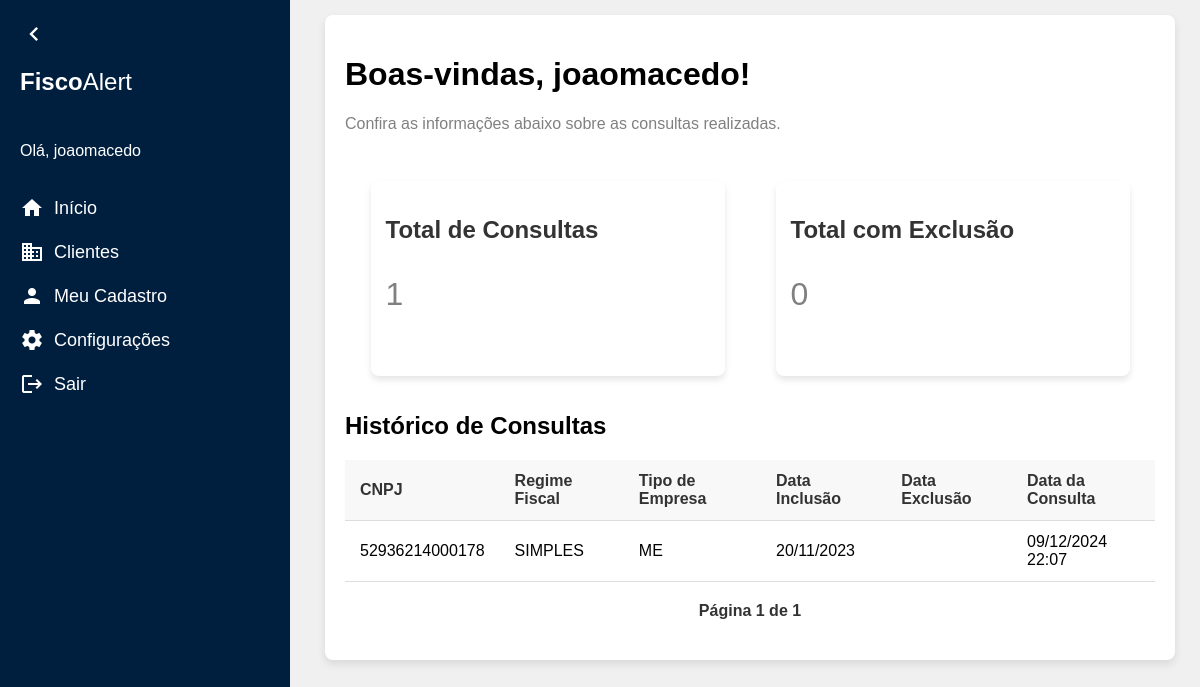
The page / (signed in) on the database its author committed.
### contas/models.py (models this page shows)
class CustomUser(AbstractUser):
        escritorio = models.ForeignKey(
        Escritorio,
        on_delete=models.CASCADE,
        null=True,
        blank=True,
        related_name='usuarios'
    )

### clientes/models.py (models this page shows, shortened)
class ConsultaHistorico(models.Model):
    cnpj = models.CharField(max_length=14, verbose_name="CNPJ", db_index=True)
    regime_fiscal = models.CharField(max_length=100, verbose_name="Regime Fiscal", blank=True, null=True)
    tipo_empresa = models.CharField(max_length=100, verbose_name="Tipo Empresa", blank= True, null= True)
    data_inclusao = models.DateField(blank= True, null= True)
    data_exclusao = models.DateField(blank= True, null= True)
    data_consulta = models.DateTimeField(auto_now_add=True, verbose_name="Data da Consulta")
    escritorio = models.CharField(max_length=100, verbose_name="Escritorio", blank= True, null = True)
    class Meta:
        verbose_name = "Histórico de Consulta"
        verbose_name_plural = "Históricos de Consulta"
        ordering = ['-data_consulta']

### inicio/views.py (the view)
# urls.py: path('', inicio_view, name='inicio'),
@login_required
def inicio_view(request):
    escritorio = request.user.escritorio
    consultas_list = ConsultaHistorico.objects.filter(escritorio=escritorio).order_by('-data_consulta')
    total_consultas = consultas_list.count()
    total_exclusoes = consultas_list.filter(data_exclusao__isnull=False).count()
    paginator = Paginator(consultas_list, 10)
    page_number = request.GET.get('page')
    consultas = paginator.get_page(page_number)
    context = {
        'total_consultas': total_consultas,
        'total_exclusoes': total_exclusoes,
        'consultas': consultas,
    }
    return render(request, 'inicio.html', context)

### configuracoes/context_processors.py (called while the page is built)
def cor_principal(request):
    if request.user.is_authenticated:
        escritorio = request.user.escritorio
        try:
            configuracoes = Configuracoes.objects.get(empresa_config=escritorio)
            cor_principal = configuracoes.cor_principal or "#001f3f"
        except Configuracoes.DoesNotExist:
            cor_principal = "#001f3f"
    else:
        cor_principal = "#001f3f"
    return {
        'cor_principal': cor_principal
    }

### inicio/templates/inicio.html (shortened to what this page needs)
{% extends "base.html" %}
{% block content %}
<div class="content">
    <div class="container">
        <header>
            <h1>Boas-vindas, {{ user.username }}!</h1>
            <p>Confira as informações abaixo sobre as consultas realizadas.</p>
        </header>
        <div class="cards">
            <div class="card">
                <h2>Total de Consultas</h2>
                <p>{{ total_consultas }}</p>
            </div>
            <div class="card">
                <h2>Total com Exclusão</h2>
                <p>{{ total_exclusoes }}</p>
            </div>
        </div>
        <div class="historico">
            <h2>Histórico de Consultas</h2>
            <table>
                <thead>
                    <tr>
                        <th>CNPJ</th>
                        <th>Regime Fiscal</th>
                        <th>Tipo de Empresa</th>
                        <th>Data Inclusão</th>
                        <th>Data Exclusão</th>
                        <th>Data da Consulta</th>
                    </tr>
                </thead>
                <tbody>
                    {% for consulta in consultas %}
                    <tr>
                        <td>{{ consulta.cnpj }}</td>
                        <td>{{ consulta.regime_fiscal }}</td>
                        <td>{{ consulta.tipo_empresa }}</td>
                        <td>{{ consulta.data_inclusao|date:"d/m/Y" }}</td>
                        <td>{{ consulta.data_exclusao|date:"d/m/Y" }}</td>
                        <td>{{ consulta.data_consulta|date:"d/m/Y H:i" }}</td>
                    </tr>
                    {% empty %}
                    <tr>
                        <td colspan="6">Nenhuma consulta encontrada.</td>
                    </tr>
                    {% endfor %}
                </tbody>
            </table>
            <div class="pagination">
                <span class="step-links">
                    <span>Página {{ consultas.number }} de {{ consultas.paginator.num_pages }}</span>
                </span>
            </div>
        </div>
    </div>
    {% endblock %}

### app/templates/base.html (shortened to what this page needs)
<!DOCTYPE html>
<html lang="pt-BR">
<head>
</head>
<body>
    <nav class="sidebar collapsed" id="sidebar">
        <span class="material-icons toggle-btn" onclick="toggleSidebar()">chevron_left</span>
        <span class="logo"><strong>Fisco</strong>Alert</span>
        <div class="menu">
            {% if user.is_authenticated %}
            <p>Olá, {{ user.username }}</p>
            {% endif %}
            <a href="{% url 'inicio' %}">
                <span class="material-icons">home</span>
                <span class="text">Início</span>
            </a>
            <a href="{% url 'clientes' %}">
                <span class="material-icons">business</span>
                <span class="text">Clientes</span>
            </a>
            <a href="{% url 'escritorio_detalhes' %}">
                <span class="material-icons">person</span>
                <span class="text">Meu Cadastro</span>
            </a>
            <a href="{% url 'configuracoes' %}">
                <span class="material-icons">settings</span>
                <span class="text">Configurações</span>
            </a>
            <a href="{% url 'logout' %}">
                <span class="material-icons">logout</span>
                <span class="text">Sair</span>
            </a>
        </div>
    </nav>
    {% block content %}
    {% endblock %}
</body>
</html>

### rows shown on the page
CustomUser: username "joaomacedo"
ConsultaHistorico: cnpj "52936214000178", regime_fiscal "SIMPLES", tipo_empresa "ME", data_inclusao "20/11/2023", data_consulta "09/12/2024 22:07"

### other values the page prints
{{ total_consultas }} "1"
{{ total_exclusoes }} "0"
{{ consultas.number }} "1"
{{ consultas.paginator.num_pages }} "1"
